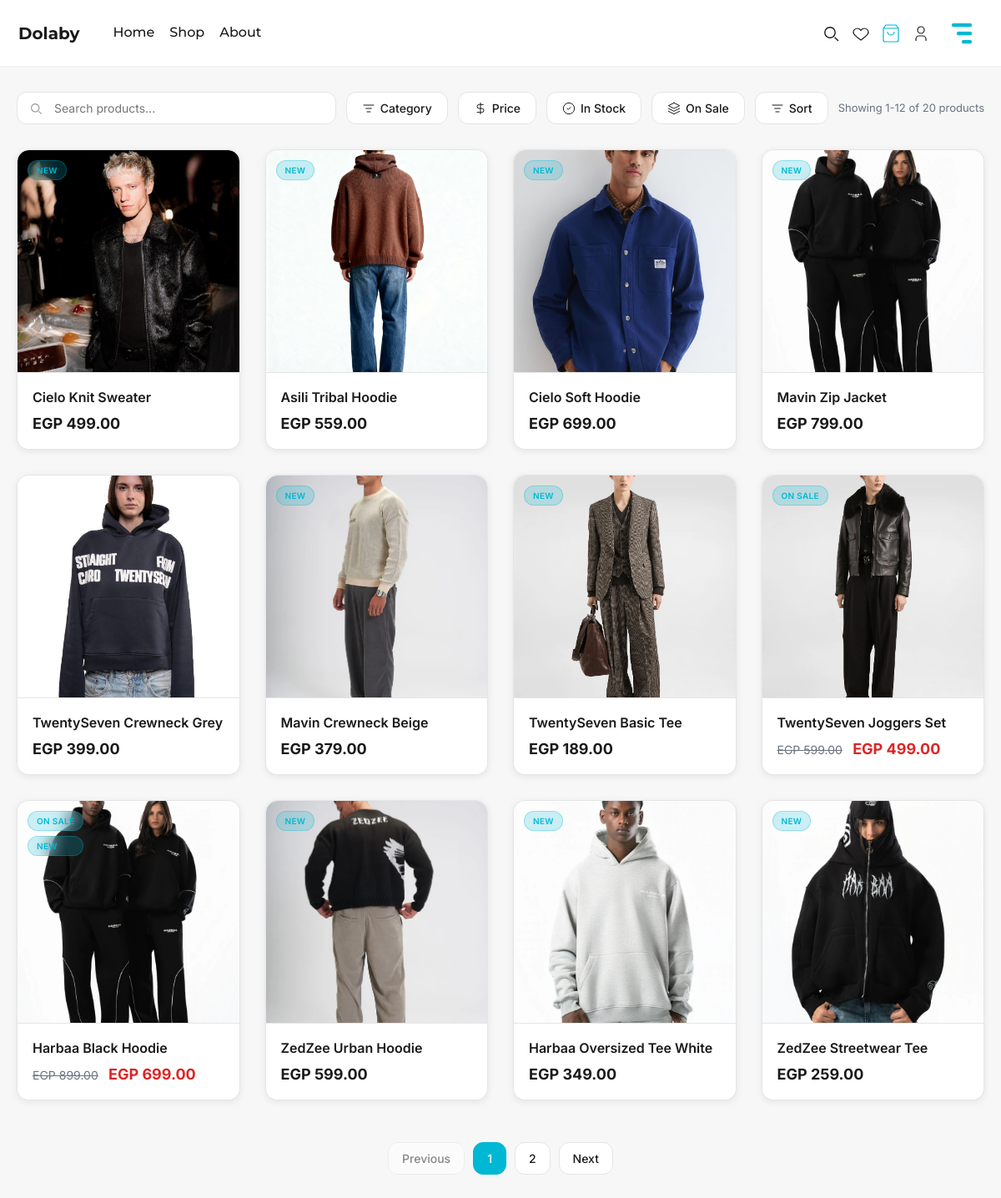
Screenshot of /php/shop.php with the database file from the repository.
### tables this page shows
CREATE TABLE products (
    product_id INT PRIMARY KEY AUTO_INCREMENT,
    brand_id INT NOT NULL,
    category_id INT,
    product_name VARCHAR(255) NOT NULL,
    description TEXT,
    price DECIMAL(10, 2) NOT NULL,
    original_price DECIMAL(10, 2),  
    stock_quantity INT DEFAULT 0,
    in_stock BOOLEAN DEFAULT TRUE,
    on_sale BOOLEAN DEFAULT FALSE,
    is_new BOOLEAN DEFAULT FALSE,
    average_rating DECIMAL(3, 2) DEFAULT 0.00,
    total_reviews INT DEFAULT 0,
    sales_count INT DEFAULT 0,
    image_url VARCHAR(500),  
    created_at TIMESTAMP DEFAULT CURRENT_TIMESTAMP,
    updated_at TIMESTAMP DEFAULT CURRENT_TIMESTAMP ON UPDATE CURRENT_TIMESTAMP,
    FOREIGN KEY (brand_id) REFERENCES brands(brand_id) ON DELETE CASCADE,
    FOREIGN KEY (category_id) REFERENCES categories(category_id) ON DELETE SET NULL,
    INDEX idx_brand_id (brand_id),
    INDEX idx_category_id (category_id),
    INDEX idx_in_stock (in_stock),
    INDEX idx_on_sale (on_sale),
    INDEX idx_is_new (is_new),
    INDEX idx_price (price),
    INDEX idx_sales_count (sales_count),
    FULLTEXT idx_search (product_name, description)
);

### includes.php (called while the page is built, shortened)
<?php
if (!class_exists('Database')) {
class Database
{
    public static function connect(): PDO
    {
        $dsn = sprintf(
            'mysql:host=%s;port=%s;dbname=%s;charset=utf8mb4',
            DB_HOST,
            DB_PORT,
            DB_NAME
        );
        $pdo = new PDO($dsn, DB_USER, DB_PASS, [
            PDO::ATTR_ERRMODE => PDO::ERRMODE_EXCEPTION,
            PDO::ATTR_DEFAULT_FETCH_MODE => PDO::FETCH_ASSOC,
            PDO::ATTR_EMULATE_PREPARES => false
        ]);
        return $pdo;
    }
}
}
if (!class_exists('ProductRepository')) {
class ProductRepository
{
    private $pdo;
    public function __construct()
    {
        $this->pdo = Database::connect();
    }
    private function mapImageUrl(string $productName, int $productId, string $defaultUrl): string
    {
        $availableImages = [
            '/assets/images/shop/Harbaa.png',
            '/assets/images/shop/HarbaaJacket.png',
            '/assets/images/shop/HarbaaSet.png',
            '/assets/images/shop/Zedzee.png',
            '/assets/images/shop/spiral.png',
            '/assets/images/shop/CieloDenim.png',
            '/assets/images/shop/Basic Hoodie.png',
            '/assets/images/shop/knit crewneck.Png',
            '/assets/images/shop/1.png',
            '/assets/images/shop/3.png',
            '/assets/images/shop/5.png',
            '/assets/images/shop/6.png',
            '/assets/images/shop/8.png',
            '/assets/images/shop/9.png',
            '/assets/images/shop/10.png',
            '/assets/images/shop/21.png',
            '/assets/images/shop/55.png',
            '/assets/images/shop/89.png',
            '/assets/images/shop/98.png',
            '/assets/images/shop/102.png',
            '/assets/images/shop/103.png',
            '/assets/images/shop/877.png',
        ];
        $specificMap = [
            'Harbaa Black Hoodie' => '/assets/images/shop/Harbaa.png',
            'Harbaa Pink Hoodie' => '/assets/images/shop/1.png',
            'Harbaa Oversized Tee White' => '/assets/images/shop/3.png',
            'Harbaa Oversized Tee Black' => '/assets/images/shop/5.png',
            'ZedZee Urban Hoodie' => '/assets/images/shop/Zedzee.png',
            'ZedZee Streetwear Tee' => '/assets/images/shop/6.png',
            'ZedZee Puffer Jacket' => '/assets/images/shop/8.png',
            'Spiral Knitwear Top' => '/assets/images/shop/spiral.png',
            'Spiral Hoodie Black' => '/assets/images/shop/9.png',
            'Cielo Denim Jacket' => '/assets/images/shop/CieloDenim.png',
            'Cielo Blue Jeans' => '/assets/images/shop/10.png',
            'Cielo Knit Sweater' => '/assets/images/shop/21.png',
            'Cielo Soft Hoodie' => '/assets/images/shop/55.png',
            'TwentySeven Crewneck Grey' => '/assets/images/shop/Basic Hoodie.png',
            'TwentySeven Basic Tee' => '/assets/images/shop/89.png',
            'TwentySeven Joggers Set' => '/assets/images/shop/98.png',
            'Asili Tribal Tee' => '/assets/images/shop/102.png',
            'Asili Tribal Hoodie' => '/assets/images/shop/103.png',
            'Mavin Zip Jacket' => '/assets/images/shop/877.png',
            'Mavin Crewneck Beige' => '/assets/images/shop/knit crewneck.Png',
        ];
        $matchedKey = '';
        $matchedImage = '';
        foreach ($specificMap as $key => $image) {
            if (stripos($productName, $key) === 0 || $productName === $key) {
                if (strlen($key) > strlen($matchedKey)) {
                    $matchedKey = $key;
                    $matchedImage = $image;
                }
            }
        }
        if ($matchedImage) {
            return $matchedImage;
        }
        $imageIndex = ($productId - 1) % count($availableImages);
        return $availableImages[$imageIndex];
    }
    public function findAll(): array
    {
        $sql = "SELECT DISTINCT p.product_id AS id, p.product_name AS name, b.brand_name AS brand, c.category_name AS category, p.price, p.original_price, p.stock_quantity AS stock, p.is_new, p.on_sale AS is_on_sale, p.average_rating AS rating, p.sales_count, p.image_url FROM products p LEFT JOIN brands b ON p.brand_id = b.brand_id LEFT JOIN categories c ON p.category_id = c.category_id ORDER BY p.created_at DESC";
        $stmt = $this->pdo->query($sql);
        $products = $stmt->fetchAll();
        return $products;
    }
}
}
if (!class_exists('ProductService')) {
class ProductService
{
    private $repository;
    public function __construct()
    {
        $this->repository = new ProductRepository();
    }
    public function getAllProducts(): array
    {
        return $this->repository->findAll();
    }
}
}

### php/shop.php (the view, shortened to what this page needs)
<?php
require_once __DIR__ . '/../includes.php';
require_once __DIR__ . '/../header_functions.php';
$productService = new ProductService();
$products = $productService->getAllProducts();
?>
<div class="shop-container">
  <div class="filters-toolbar">
    <div class="search-wrapper">
      <input type="text" class="search-bar" id="searchBar" placeholder="Search products...">
    </div>
    <div class="filter-dropdown">
      <button class="filter-btn" id="categoryBtn">
        <svg viewBox="0 0 24 24" fill="none" stroke="currentColor">
          <path d="M3 6h18M7 12h10M9 18h6" stroke-width="1.5" stroke-linecap="round" />
        </svg>
        Category
      </button>
    </div>
    <div class="filter-dropdown">
      <button class="filter-btn" id="priceBtn">
        <svg viewBox="0 0 24 24" fill="none" stroke="currentColor">
          <path d="M12 2v20M17 5H9.5a3.5 3.5 0 0 0 0 7h5a3.5 3.5 0 0 1 0 7H6" stroke-width="1.5" stroke-linecap="round" />
        </svg>
        Price
      </button>
    </div>
    <button class="filter-btn" id="inStockBtn">
      <svg viewBox="0 0 24 24" fill="none" stroke="currentColor">
        <path d="M9 12l2 2 4-4" stroke-width="1.5" stroke-linecap="round" stroke-linejoin="round" />
        <circle cx="12" cy="12" r="10" stroke-width="1.5" />
      </svg>
      In Stock
    </button>
    <button class="filter-btn" id="onSaleBtn">
      <svg viewBox="0 0 24 24" fill="none" stroke="currentColor">
        <path d="M12 2L2 7l10 5 10-5-10-5z" stroke-width="1.5" stroke-linecap="round" stroke-linejoin="round" />
        <path d="M2 17l10 5 10-5M2 12l10 5 10-5" stroke-width="1.5" stroke-linecap="round" stroke-linejoin="round" />
      </svg>
      On Sale
    </button>
    <div class="filter-dropdown">
      <button class="sort-btn" id="sortBtn">
        <svg viewBox="0 0 24 24" fill="none" stroke="currentColor">
          <path d="M3 6h18M7 12h10M9 18h6" stroke-width="1.5" stroke-linecap="round" />
        </svg>
        Sort
      </button>
    </div>
    <div class="results-count" id="resultsCount">Showing <?= count($products ?? []) ?> products</div>
  </div>
  <div class="products-grid" id="productsGrid">
    <?php if (empty($products)): ?>
      <div class="empty-state">
        <h3>No products found.</h3>
        <p>Try adjusting your filters or search terms.</p>
      </div>
    <?php else: ?>
      <?php foreach ($products as $p): ?>
        <a href="<?= BASE_URL ?>/product?id=<?= $p['id'] ?>" class="product-card-minimal"
           data-name="<?= htmlspecialchars(strtolower($p['name'] . ' ' . ($p['brand'] ?? ''))) ?>"
           data-category="<?= htmlspecialchars($p['category'] ?? '') ?>"
           data-price="<?= $p['price'] ?>"
           data-original-price="<?= $p['original_price'] ?? '' ?>"
           data-in-stock="<?= !empty($p['stock']) && $p['stock'] > 0 ? '1' : '0' ?>"
           data-on-sale="<?= !empty($p['is_on_sale']) ? '1' : '0' ?>"
           data-is-new="<?= !empty($p['is_new']) ? '1' : '0' ?>"
           data-rating="<?= $p['rating'] ?? 0 ?>"
           data-sales="<?= $p['sales_count'] ?? 0 ?>">
          <div class="product-card-content">
            <div class="product-image-wrapper">
              <img src="<?= rtrim(BASE_URL, '/') ?><?= htmlspecialchars($p['image_url']) ?>" alt="<?= htmlspecialchars($p['name']) ?>" loading="lazy" onerror="this.src='<?= rtrim(BASE_URL, '/') ?>/assets/images/shop/Harbaa.png'">
              <div class="product-badges">
                <?php if (!empty($p['is_on_sale'])): ?>
                  <span class="badge badge-sale">On Sale</span>
                <?php endif; ?>
                <?php if (!empty($p['is_new'])): ?>
                  <span class="badge badge-new">New</span>
                <?php endif; ?>
              </div>
            </div>
            <div class="product-info-minimal">
              <div class="product-name-minimal"><?= htmlspecialchars($p['name']) ?></div>
              <div class="product-price-minimal">
                <?php if (!empty($p['original_price'])): ?>
                  <span class="original-price">EGP <?= number_format($p['original_price'], 2) ?></span>
                  <span class="sale-price">EGP <?= number_format($p['price'], 2) ?></span>
                <?php else: ?>
                  EGP <?= number_format($p['price'], 2) ?>
                <?php endif; ?>
              </div>
            </div>
          </div>
        </a>
      <?php endforeach; ?>
    <?php endif; ?>
  </div>
  <div id="paginationContainer"></div>
</div>
</body>
</html>

### rows the page displays
products: shows a picture, is_new "NEW", product_name "Cielo Knit Sweater", price "499.00"
products: shows a picture, is_new "NEW", product_name "Asili Tribal Hoodie", price "559.00"
products: shows a picture, is_new "NEW", product_name "Cielo Soft Hoodie", price "699.00"
products: is_new "NEW", product_name "Mavin Zip Jacket", price "799.00"
products: shows a picture, product_name "TwentySeven Crewneck Grey", price "399.00"
products: shows a picture, is_new "NEW", product_name "Mavin Crewneck Beige", price "379.00"
products: shows a picture, is_new "NEW", product_name "TwentySeven Basic Tee", price "189.00"
products: shows a picture, on_sale "ON SALE", product_name "TwentySeven Joggers Set", original_price "599.00", price "499.00"
products: on_sale "ON SALE", is_new "NEW", product_name "Harbaa Black Hoodie", original_price "899.00", price "699.00"
products: shows a picture, is_new "NEW", product_name "ZedZee Urban Hoodie", price "599.00"
products: shows a picture, is_new "NEW", product_name "Harbaa Oversized Tee White", price "349.00"
products: shows a picture, is_new "NEW", product_name "ZedZee Streetwear Tee", price "259.00"
